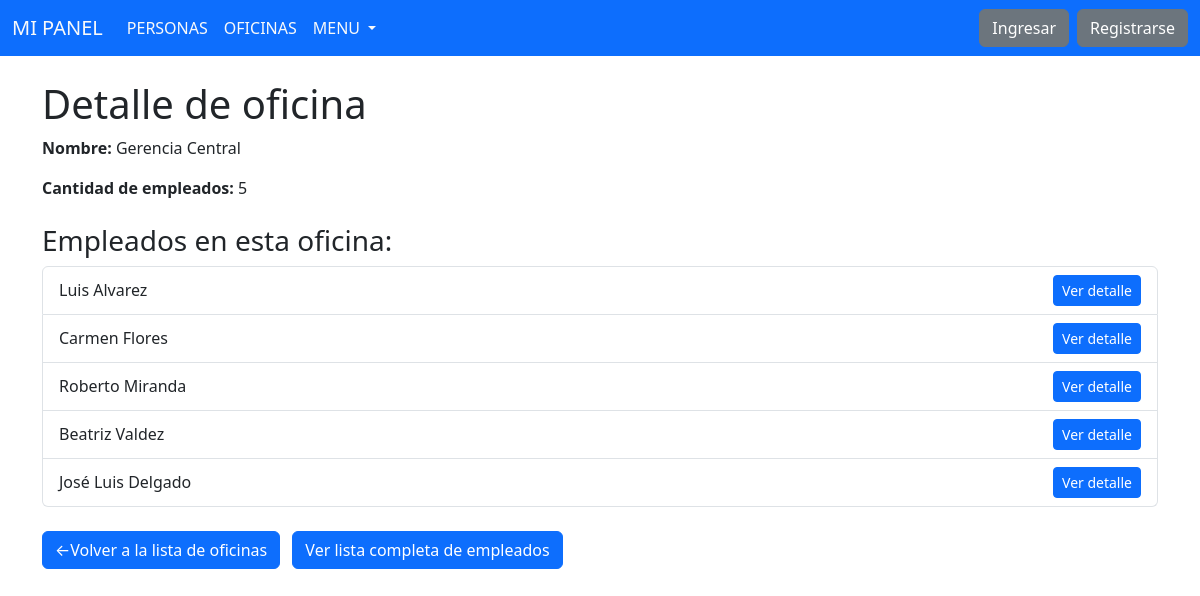
Page /oficina/detalle/1/ on the committed database.
### oficina/models.py (models this page shows, shortened)
class Oficina(models.Model):
    nombre = models.CharField(max_length=100)
    nombre_corto = models.CharField(max_length=10)
    class Meta:
        verbose_name = 'Oficina'
        verbose_name_plural = 'Oficinas'
        constraints = [
            models.UniqueConstraint(fields=['nombre'], name='unique_nombre_oficina'),
            models.UniqueConstraint(fields=['nombre_corto'], name='unique_nombre_corto_oficina'),
        ]

### persona/models.py (models this page shows, shortened)
class Persona(models.Model):
    nombre = models.CharField(max_length=100)
    apellido = models.CharField(max_length=100)
    edad = models.IntegerField()
    oficina = models.ForeignKey('oficina.Oficina', on_delete=models.CASCADE, related_name='personas')
    class Meta:
        verbose_name = 'Persona'
        verbose_name_plural = 'Personas'

### oficina/views.py (the view)
class OficinaDetailView(DetailView):
    model = Oficina
    template_name = 'oficina/detalle.html'
    context_object_name = 'oficina'
    def get_context_data(self, **kwargs):
        context = super().get_context_data(**kwargs)
        oficina = self.get_object()
        context['titulo'] = 'Detalle de Oficina'
        context['cantidad_empleados'] = oficina.personas.count()  # type: ignore # Suma empleados relacionados
        context['empleados'] = oficina.personas.all()  # type: ignore # Lista de empleados relacionados
        context['home_url'] = 'oficina:lista'
        return context

### templates/oficina/detalle.html
{% extends 'base.html' %}
{% block content %}
<div class="container mt-4">
    <h1>Detalle de oficina</h1>
    <p><strong>Nombre:</strong> {{ oficina.nombre }}</p>
    <p><strong>Cantidad de empleados:</strong> {{ cantidad_empleados }}</p>
    {% if empleados %}
        <h3 class="mt-4">Empleados en esta oficina:</h3>
        <div class="list-group">
            {% for empleado in empleados %}
                <div class="list-group-item d-flex justify-content-between align-items-center">
                    <div>
                        {{ empleado.nombre }} {{ empleado.apellido }}
                    </div>
                    <a href="{% url 'persona:detalle' empleado.pk %}" class="btn btn-sm btn-primary">Ver detalle</a>
                </div>
            {% endfor %}
        </div>
    {% else %}
        <div class="alert alert-info mt-4">
            No hay empleados asignados a esta oficina.
        </div>
    {% endif %}
    <div class="mt-4">
        <a href="{% url 'oficina:lista' %}" class="btn btn-primary">←Volver a la lista de oficinas</a>
        {% if empleados %}
            <a href="{% url 'oficina:empleados' oficina.pk %}" class="btn btn-primary ms-2">
                Ver lista completa de empleados
            </a>
        {% endif %}
    </div>
</div>
{% endblock %}

### rows in the picture
Oficina: nombre "Gerencia Central"
Persona: nombre "Luis", apellido "Alvarez"
Persona: nombre "Carmen", apellido "Flores"
Persona: nombre "Roberto", apellido "Miranda"
Persona: nombre "Beatriz", apellido "Valdez"
Persona: nombre "José Luis", apellido "Delgado"

### other values in the picture
{{ cantidad_empleados }} "5"
